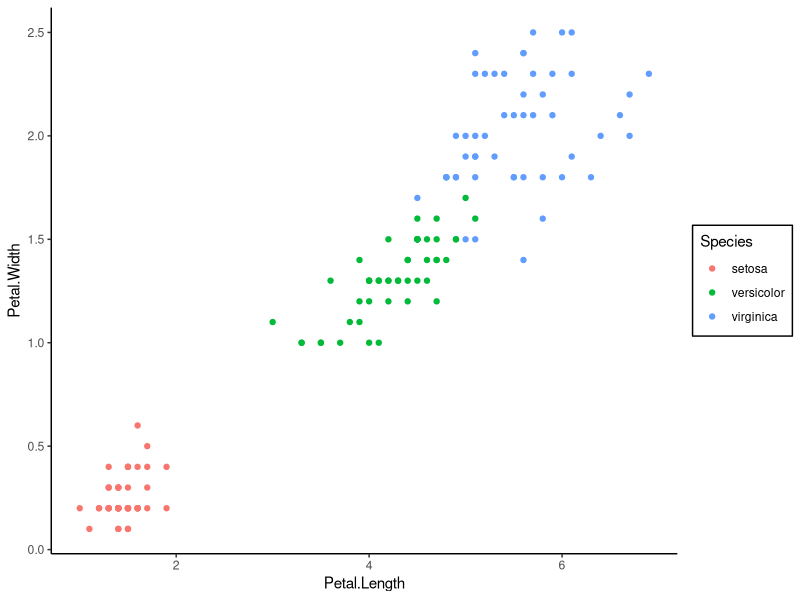

This chart was generated by the following R code:
# CSC 315, Exam III Practice Problems

# Note: This is not a comprehensive review, but contains exercises covering some
# of the concepts that will appear on Exam III. In addition to these exercises,
# make sure you understand concepts covered in lecture and on the previous labs 
# and project.

# Directions: Modify this script to add R code in order to answer the questions 
# and/or complete the steps below. 

library(ggplot2)

# 1.Fit a linear model that predicts Petal Width based on the type of flower from
# the iris dataset (see below). Code your explanatory variable 
# using x = 0 if the sample is of type "versicolor" and x = +1 if the sample is of type 
# "virginica" (type "setosa" will be ignored). 
#    
# (a) Find and interpret the y-intercept of the regression line in the
#      context of this problem.
# (b) Find and interpret the slope in the context of this problem
# (c) Based on your linear model, what is the p-value for the hypothesis test that there is a
#     significant difference in Petal Width between the two flower types? 
#     Note that you can extract the exact p-value from the coefficients object
#     (which is a matrix) of the fitted linear model. 
# (d) Verify the p-value from (c) is identical to the p-value obtained from
#     the two-sample t-test with equal variance

#  The code below constructs a scatterplot of this data (the iris data is available 
#  by default). Note that you will need to remove or ignore "setosa" in your analysis.

ggplot(iris, aes(Petal.Length, Petal.Width, color = Species)) + 
  geom_point() + theme_classic() + 
  theme(legend.background = element_rect(color = "black",
                                         linetype = "solid")) 

# 2.The dataset GSE29561 on the Gene Expression Omnibus (GEO) contains 
#   gene expression profiles of breast cancer tumors treated by chemotherapy
#   (epirubicin and docetaxel). Read in the processed data for GSE29561, 
#   and extract the expression data and phenotype data. Note: this data
#   is already on the log2 scale. 
#   Answer the following questions based on the expression data:
#    (a) How many samples are there? 
#    (b) How many probes are profiled?
#    (c) What is the mean expression value of the 3rd probe?


# 3. In the phenotype data table, characteristics_ch1.1 indicates whether 
#    the sample responded to the therapy (treatment response = 1) or 
#    not (treatment response = 0).  What proportion of samples responded 
#    to the therapy?



# 4.  Is the probe 202271_at differentially expressed between samples 
#     that respond to therapy and samples that do not? 
#     Construct a boxplot (using ggplot) of the expression of this probe 
#     across the two groups, and report the fold-change and p-value. 

# 5. Download the appropriate platform data.
#     (a) How many probes are on this array? 
#     (b) What gene is associated with the probe 202271_at?


# 6.  Using the limma package, find the top differentially expressed probe
#     (sorted by p-value). What is the probe name, the fold-change, 
#     and the adjusted p-value. Is there evidence that this probe is 
#     differentially expressed? Why or why not? (Note: limma requires that the 
#     column names of your design matrix NOT be numbers)


# 7. Based on the probes below, generate a heatmap and color the columns with "darkgreen" for
#    "treatment resonse in vivo: 1" and "darkred" for "treatment response in vivo: 0". In 
#    other words, resistant individuals are darkred and sensitive individuals are darkgreen

probes = c("201690_s_at","212611_at","218721_s_at",
           "219463_at","205014_at","216092_s_at",
           "207375_s_at","202271_at","221551_x_at","219053_s_at")


#8. Using k-nearest neighbor classification with k = 3, find the average sensitivity 
#   from a leave-one-out cross-validation for response = 0 vs. response = 1, using the probes from
#   problem (7).